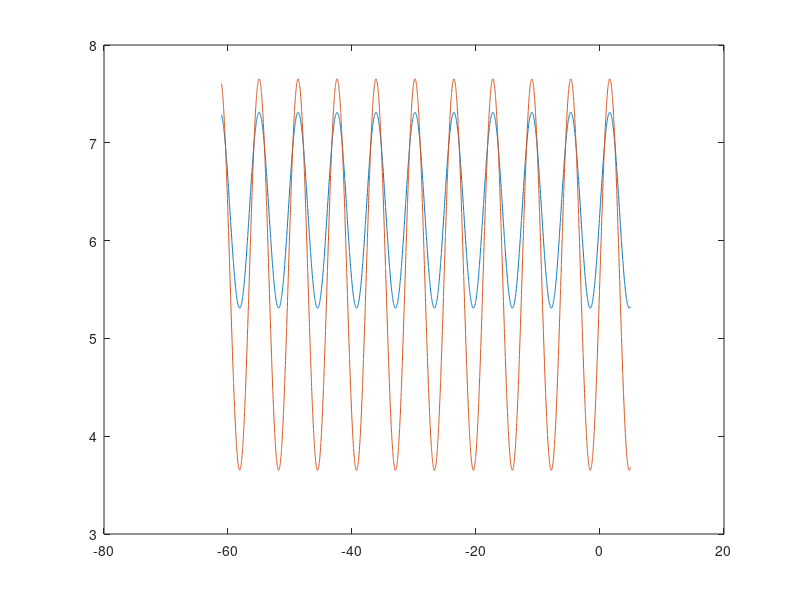

The MATLAB script that drew this image: (Note: this script raises an error after producing the figure.)

function main()
    %Example
    fun = @cosbasic;
    size = 2;
    tstart=-100;
    tend=100;
    y0start=1;
    y0end=100;
    events=@eventsbasic;
    mass=[];
    
    choices={'nonnegative','tol','step','refine','massmatrix'}
    fileID = fopen('test.txt','w');
    for i=1:10
        execute_test(fun,size,tstart,tend,y0start,y0end,events,mass,choices,fileID);
    end
    
    
end

function execute_test(fun,size,tstart,tend,y0start,y0end,events,mass,choices,textfile)
    succ = false;
    while ~succ
        [y0,tspan]=randInput(size,tstart,tend,y0start,y0end);
        options = odeset();
        te=[];
        ye=[];
        ie=[];
        if any(strcmp(choices,'tol'))
            options = randTol(options,y0);
            disp(options)
        end
        if any(strcmp(choices,'refine'))
            options = randRefine(options);
        end
        if any(strcmp(choices,'nonnegative'))
            options = randNN(options,y0);
        end
        if any(strcmp(choices,'step'))
            options = randStep(options);
        end
        if any(strcmp(choices,'events'))
            options = odeset(options,'Events',events);
        end
        if any(strcmp(choices,'massmatrix'))
            options = randMatrix(options,y0);
        end
        if any(strcmp(choices,'massfunctime'))
            options = odeset(options,'Events',mass,'MStateDependence','none');
        end
        if any(strcmp(choices,'massfuncstate'))
            options = odeset(options,'Mass',mass,'MStateDependence','weak');
        end
        try
            save('options')
            if any(strcmp(choices,'events'))
                [t,y,te,ye,ie]=ode45(fun,tspan,y0,options);
            else
                [t,y]=ode45(fun,tspan,y0,options);
            end
            sol=ode45(fun,tspan,y0,options);
            succ = true;
        catch
            warning('Test failed');
        end
    end
    plot(t,y)
    writetext(textfile,sol,tspan,y0,t,y,te,ye,ie);
end



%%
%
%   Write your functions/mass functions here
%
%

function dydt = cosbasic(t,y)
    dydt=[cos(t);2*cos(t)];
end

function dydt = trigbasic(t,y)
    dydt = [y(1)*cos(t);y(2)*sin(t)];
end

function dydt = polybasic(t,y)
    dydt = [0.02*(3*t^5-52*t^3+42*t^2+145*t+18);0.02*(3*t^5-52*t^3+42*t^2+145*t+18)];
end

function [value,isterminal,direction] = eventsbasic(t,y)
    value = [y(1),y(2)];
    isterminal = [1,0];
    direction = [1,-1];
end

%%



%%
function [y0,tspan] = randInput(size,start,en,y0start,y0end)
    bool = [0,1];
    y0exponent = zeros(1,floor(log10(y0end/y0start))+1);
    y0exponent(1) = y0start;
    for i = 2:length(y0exponent)
        y0exponent(i) = y0exponent(i-1)*10;
    end
    y0=zeros(size,1);
    for i=1:size
        y0(i) = rand * randsample(y0exponent,1);
    end
    if randsample(bool,1)
        t0= start + (en-start) .* rand;
        tend = t0 +(en-t0) .* rand;
        tspan = [t0,tend];
    elseif randsample(bool,1)
        t0= start + (en-start) .* rand;
        tend = t0 +(en-t0) .* rand;
        space = 1/ (50 + (1000-50) *rand);
        tspan = [t0:space:tend];
    else
        t0= start + (en-start) .* rand;
        tend = t0 +(en-t0) .* rand;
        space = 1 / (50 + (1000-50) *rand);
        num = round((tend-t0)/space);
        tspan=sort(rand(1,num)*(tend-t0) + t0);
        
    end
end

function option = randTol(opt,y0)
    bool = [0,1];
    absexponent = [1e-10,1e-9,1e-8,1e-7,1e-6,1e-5,1e-4,1e-3];
    relexponent = [1e-8,1e-7,1e-6,1e-5,1e-4,1e-3,1e-2,1e-1,1];
    randNorm=randsample(bool,1);
    if randNorm
        option=odeset(opt,'NormControl','on');
    else
        option=odeset(opt,'NormControl','off');
    end
    absArray=randsample(bool,1);
    if absArray && ~randNorm
        randAbs=rand(1,length(y0)).*randsample(absexponent,1)
    else
        randAbs=rand*randsample(absexponent,1);
    end
    option=odeset(option,'AbsTol',randAbs);
    option=odeset(option,'RelTol',rand*randsample(relexponent,1))
end

function option = randRefine(opt)
    option = odeset(opt,'Refine',floor(1 + 20 * rand));
end

function option = randNN(opt,y0)
    bool = [0,1];
    size = length(y0);
    index = [];
    for i = 1:size
        if randsample(bool,1)
            index = [index, i];
        end
    end
    option = odeset(opt,'NonNegative',index);
end

function option = randStep(opt)
    maxexponent = [1e-3,1e-2,1e-1,1,10];
    initexponent = [1e-5,1e-4,1e-3,1e-2,1e-1,1];
    option=odeset(opt,'MaxStep',rand*randsample(maxexponent,1));
    option=odeset(option,'InitialStep',rand*randsample(initexponent,1));
end


function option = randMatrix(opt,y0)
    massexponent = [1e-1,1,1e1];
    size = length(y0);
    mat = zeros(size,size);
    for i = 1:size
        for j = 1:size
            mat(i,j)=rand*randsample(massexponent,1);
        end
    end
    option = odeset(opt,'Mass',mat);
end


%%

%%

function writetext(fileID,sol,tspan,y0,t,y,te,ye,ie)
    
    %Inputs
    fprintf(fileID,'Function:');
    fprintf(fileID,'%s',func2str(sol.extdata.odefun));
    fprintf(fileID,' ');
    fprintf(fileID,'Tspan:');
    fprintf(fileID,'%.15f#',tspan);
    fprintf(fileID,' ');
    fprintf(fileID,'Y0:');
    fprintf(fileID,'%.15f#',y0);
    fprintf(fileID,' ');
    fprintf(fileID,'Varargin:');
    fprintf(fileID,'%.15f#',string(sol.extdata.varargin));
    fprintf(fileID,' ');
    
    %Options
    fprintf(fileID,'RelTol:');
    fprintf(fileID,'%.30f',sol.extdata.options.RelTol);
    fprintf(fileID,' ');
    fprintf(fileID,'AbsTol:');
    fprintf(fileID,'%.30f#',sol.extdata.options.AbsTol);
    fprintf(fileID,' ');
    fprintf(fileID,'NormControl:');
    fprintf(fileID,'%s',sol.extdata.options.NormControl);
    fprintf(fileID,' ');
    fprintf(fileID,'Refine:');
    fprintf(fileID,'%d',sol.extdata.options.Refine);
    fprintf(fileID,' ');
    fprintf(fileID,'Stats:');
    fprintf(fileID,'%s',sol.extdata.options.Stats);
    fprintf(fileID,' ');
    fprintf(fileID,'NonNegative:');
    fprintf(fileID,'%d#',sol.extdata.options.NonNegative);
    fprintf(fileID,' ');
    fprintf(fileID,'Events:');
    if isa(sol.extdata.options.Events,'function_handle')
        fprintf(fileID,'%s',func2str(sol.extdata.options.Events));
    end
    fprintf(fileID,' ');
    fprintf(fileID,'MaxStep:');
    fprintf(fileID,'%.15f',sol.extdata.options.MaxStep);
    fprintf(fileID,' ');
    fprintf(fileID,'InitialStep:');
    fprintf(fileID,'%.15f',sol.extdata.options.InitialStep);
    fprintf(fileID,' ');
    fprintf(fileID,'Mass:');
    if isa(sol.extdata.options.Mass,'function_handle')
        fprintf(fileID,'%s',func2str(sol.extdata.options.Mass));
    else
        fprintf(fileID,'%.15f#',sol.extdata.options.Mass);
    end
    fprintf(fileID,' ');
    fprintf(fileID,'MStateDependence:');
    fprintf(fileID,'%s',sol.extdata.options.MStateDependence);
    fprintf(fileID,' ');

    %Output
    fprintf(fileID,'Tout:');
    fprintf(fileID,'%.15f#',t);
    fprintf(fileID,' ');
    fprintf(fileID,'Yout:');
    fprintf(fileID,'%.15f#',y);
    fprintf(fileID,' ');
    fprintf(fileID,'Nsteps:');
    fprintf(fileID,'%d',sol.stats.nsteps);
    fprintf(fileID,' ');
    fprintf(fileID,'Nfailed:');
    fprintf(fileID,'%d',sol.stats.nfailed);
    fprintf(fileID,' ');
    fprintf(fileID,'Nfevals:');
    fprintf(fileID,'%d',sol.stats.nfevals);
    fprintf(fileID,' ');
    fprintf(fileID,'Teout:');
    if isa(sol.extdata.options.Events,'function_handle')
        fprintf(fileID,'%.15f#',te);
    end
    fprintf(fileID,' ');
    fprintf(fileID,'Yeout:');
    if isa(sol.extdata.options.Events,'function_handle')
        fprintf(fileID,'%.15f#',ye);
    end
    fprintf(fileID,' ');
    fprintf(fileID,'Ieout:');
    if isa(sol.extdata.options.Events,'function_handle')
        fprintf(fileID,'%d#',ie);
    end
    fprintf(fileID,'\n');
    
end
